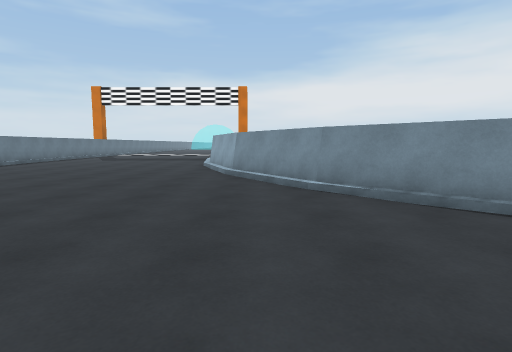
View 1 (above)

18 first-person views from a walk through a 3-D level made in the Unity game engine. The camera is 1.3 m above the floor, tilts 6° down and sees 80° across. The floor is counted in squares, 2 m on a side. Each view is taken from the middle of a square. On the plan, view 1 faces up. The plan holds only what a view shows up to about 10 squares ahead; the rest is blank. The place goes on beyond the plan. The player character is not drawn.

View 2
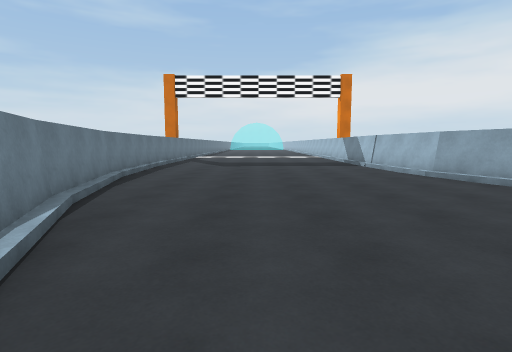

View 3
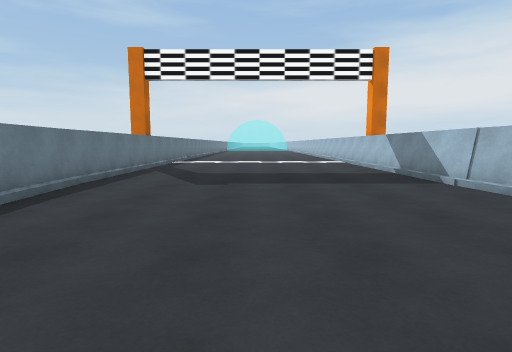

View 4
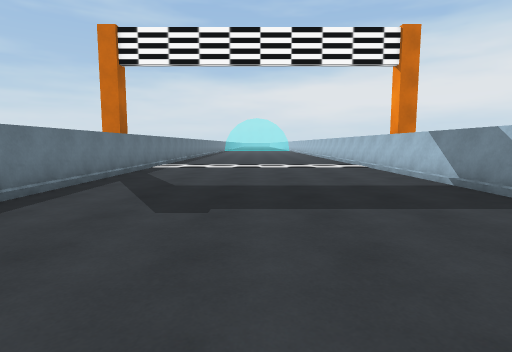

View 5
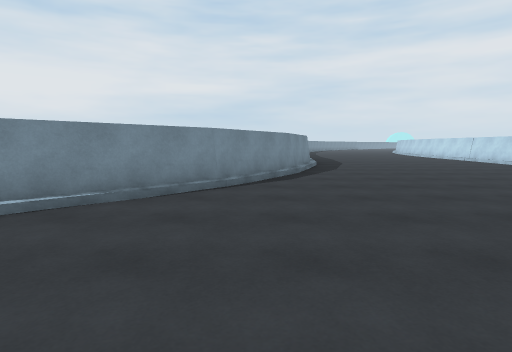

View 6
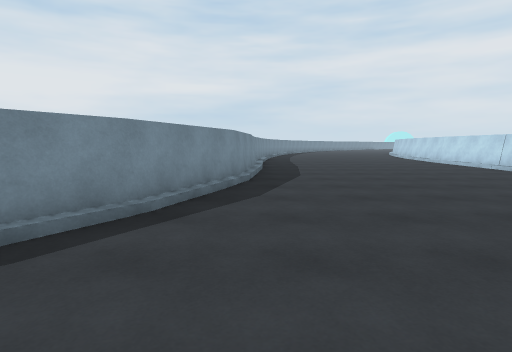

View 7
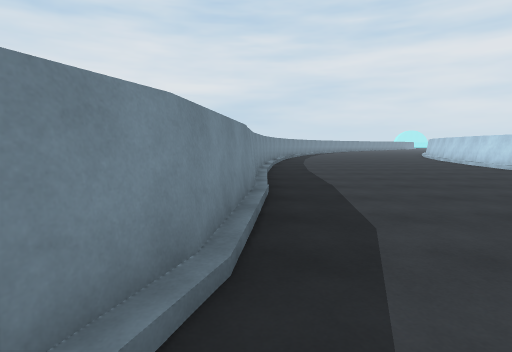

View 8
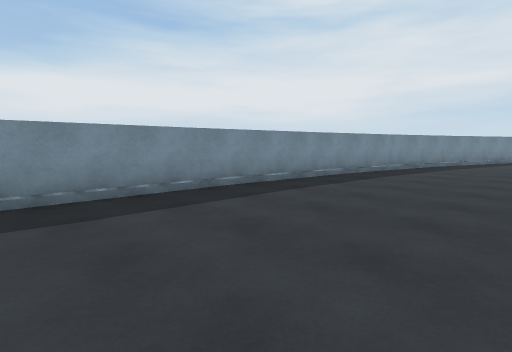

View 9
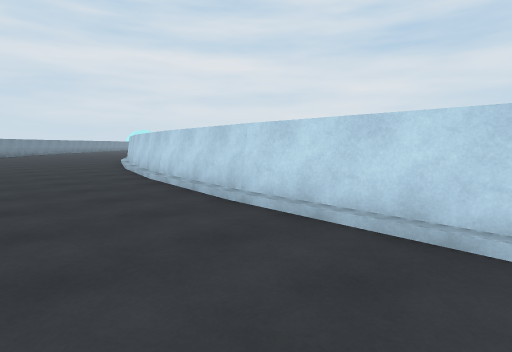

View 10
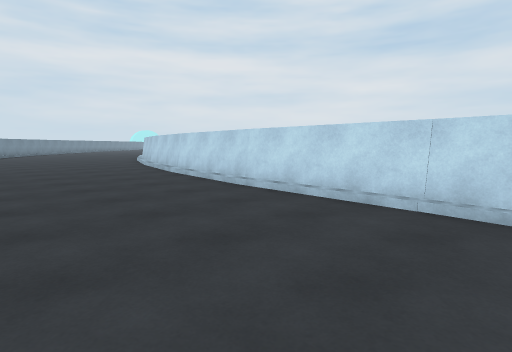

View 11
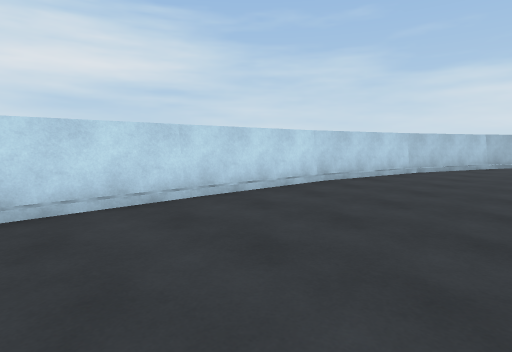

View 12
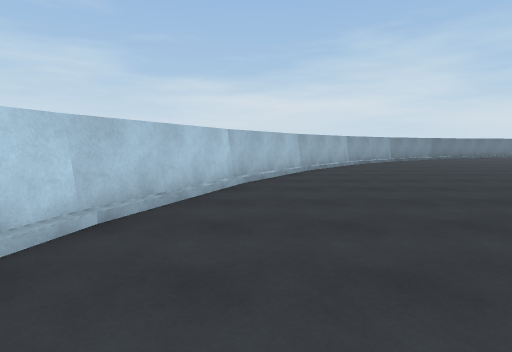

View 13
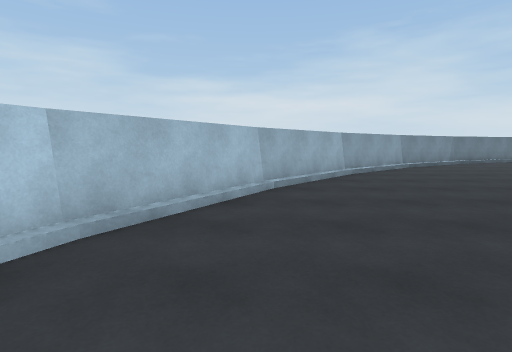

View 14
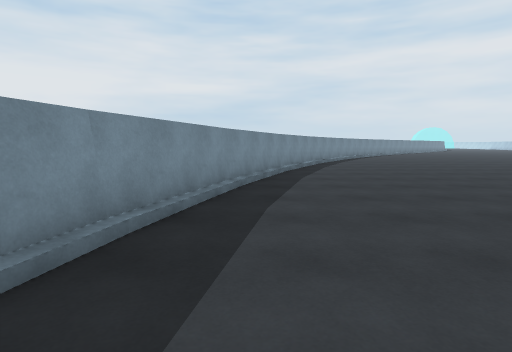

View 15
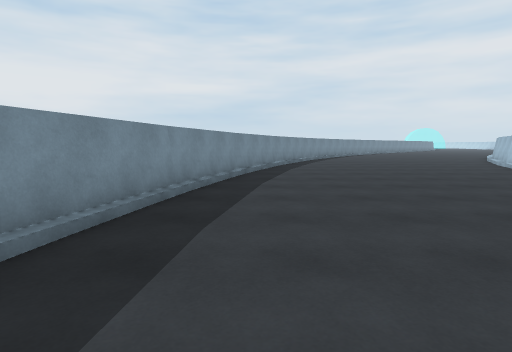

View 16
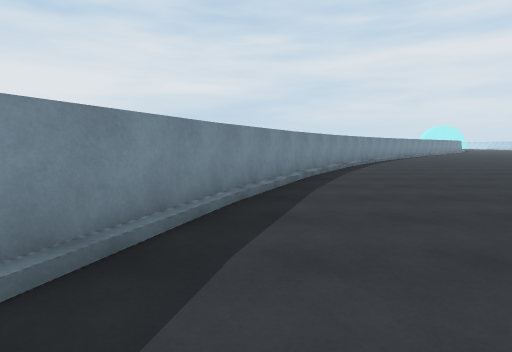

View 17
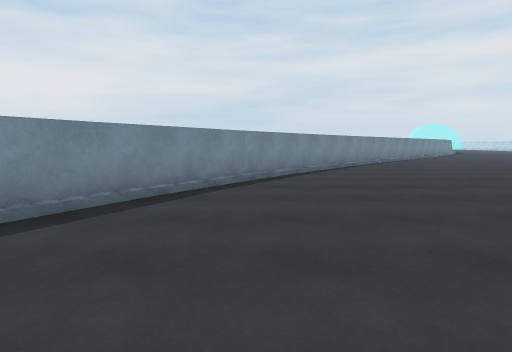

View 18
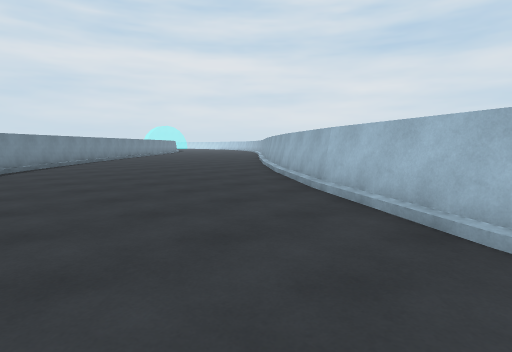

### Floor plan
Key: @ floor where view 1 was taken; # wall or solid block; . floor; / step, stairs or slope.
Columns run from 8 left of view 1 to 35 right of it. Each row starts with its distance up from view 1.
 17 #...../#
 16 #...../#
 15 #...../#
 14 #...../#
 13 #...../#
 12 #...../#
 11 #...../#
 10 #......#
  9 #......#
  8 #......#
  7 #......##
  6 ##......##
  5  #.......##
  4   ........##
  3   #........##
  2   ##........###
  1    #........./####
  0    ##...@........###########
 -1     ##...................//####
 -2      ##.......................###
 -3       ##........................####
 -4        ###......................../##
 -5          ###......................./###
 -6            #####......................##
 -7                ##########//............##
 -8                         #####...........###
 -9                                ...........##
-10                                ##..........#
-11                                 ##..........
-12                                  ###........
-13                                    ##.......
-14                                     ##.  ...

Where each view was taken, in squares from view 1:
view 1: 0 up, 0 right, facing up
view 2: 3 up, 5 left, facing up
view 3: 7 up, 5 left, facing up
view 4: 9 up, 5 left, facing up
view 5: 2 up, 2 left, facing right
view 6: 0 up, 2 right, facing right
view 7: 0 up, 6 right, facing right
view 8: 4 down, 10 right, facing up-right
view 9: 4 down, 10 right, facing down-right
view 10: 3 down, 9 right, facing down-right
view 11: 3 down, 12 right, facing down-left
view 12: 4 down, 7 right, facing left
view 13: 3 down, 4 right, facing left
view 14: 2 down, 16 right, facing right
view 15: 2 down, 14 right, facing right
view 16: 3 down, 20 right, facing right
view 17: 7 down, 25 right, facing right
view 18: 7 down, 23 right, facing down-right
